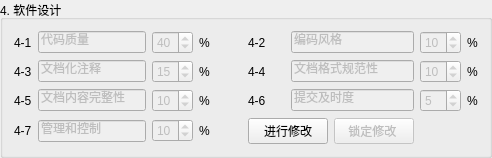
        <widget class="QGroupBox" name="groupBox_4">
         <property name="sizePolicy">
          <sizepolicy hsizetype="Expanding" vsizetype="Expanding">
           <horstretch>0</horstretch>
           <verstretch>0</verstretch>
          </sizepolicy>
         </property>
         <property name="title">
          <string>4. 软件设计</string>
         </property>
         <layout class="QGridLayout" name="gridLayout_4">
          <item row="0" column="0">
           <widget class="QLabel" name="pro4_1Label">
            <property name="text">
             <string>4-1</string>
            </property>
            <property name="alignment">
             <set>Qt::AlignLeading|Qt::AlignLeft|Qt::AlignVCenter</set>
            </property>
            <property name="buddy">
             <cstring>pro4_1LineEdit</cstring>
            </property>
           </widget>
          </item>
          <item row="0" column="1">
           <widget class="QLineEdit" name="pro4_1LineEdit">
            <property name="enabled">
             <bool>false</bool>
            </property>
            <property name="text">
             <string>代码质量</string>
            </property>
           </widget>
          </item>
          <item row="0" column="2">
           <widget class="QSpinBox" name="pro4_1SpinBox">
            <property name="enabled">
             <bool>false</bool>
            </property>
            <property name="value">
             <number>40</number>
            </property>
           </widget>
          </item>
          <item row="0" column="3">
           <widget class="QLabel" name="label_25">
            <property name="text">
             <string>%</string>
            </property>
           </widget>
          </item>
          <item row="0" column="4">
           <spacer name="horizontalSpacer_22">
            <property name="orientation">
             <enum>Qt::Horizontal</enum>
            </property>
            <property name="sizeHint" stdset="0">
             <size>
              <width>32</width>
              <height>20</height>
             </size>
            </property>
           </spacer>
          </item>
          <item row="0" column="5">
           <widget class="QLabel" name="pro4_2Label">
            <property name="text">
             <string>4-2</string>
            </property>
            <property name="alignment">
             <set>Qt::AlignLeading|Qt::AlignLeft|Qt::AlignVCenter</set>
            </property>
            <property name="buddy">
             <cstring>pro4_2LineEdit</cstring>
            </property>
           </widget>
          </item>
          <item row="0" column="6" colspan="2">
           <widget class="QLineEdit" name="pro4_2LineEdit">
            <property name="enabled">
             <bool>false</bool>
            </property>
            <property name="text">
             <string>编码风格</string>
            </property>
           </widget>
          </item>
          <item row="0" column="8">
           <widget class="QSpinBox" name="pro4_2SpinBox">
            <property name="enabled">
             <bool>false</bool>
            </property>
            <property name="value">
             <number>10</number>
            </property>
           </widget>
          </item>
          <item row="0" column="9">
           <widget class="QLabel" name="label_29">
            <property name="text">
             <string>%</string>
            </property>
           </widget>
          </item>
          <item row="1" column="0">
           <widget class="QLabel" name="pro4_3Label">
            <property name="text">
             <string>4-3</string>
            </property>
            <property name="alignment">
             <set>Qt::AlignLeading|Qt::AlignLeft|Qt::AlignVCenter</set>
            </property>
            <property name="buddy">
             <cstring>pro4_3LineEdit</cstring>
            </property>
           </widget>
          </item>
          <item row="1" column="1">
           <widget class="QLineEdit" name="pro4_3LineEdit">
            <property name="enabled">
             <bool>false</bool>
            </property>
            <property name="text">
             <string>文档化注释</string>
            </property>
           </widget>
          </item>
          <item row="1" column="2">
           <widget class="QSpinBox" name="pro4_3SpinBox">
            <property name="enabled">
             <bool>false</bool>
            </property>
            <property name="value">
             <number>15</number>
            </property>
           </widget>
          </item>
          <item row="1" column="3">
           <widget class="QLabel" name="label_26">
            <property name="text">
             <string>%</string>
            </property>
           </widget>
          </item>
          <item row="1" column="4">
           <spacer name="horizontalSpacer_23">
            <property name="orientation">
             <enum>Qt::Horizontal</enum>
            </property>
            <property name="sizeHint" stdset="0">
             <size>
              <width>32</width>
              <height>20</height>
             </size>
            </property>
           </spacer>
          </item>
          <item row="1" column="5">
           <widget class="QLabel" name="pro4_4Label">
            <property name="text">
             <string>4-4</string>
            </property>
            <property name="alignment">
             <set>Qt::AlignLeading|Qt::AlignLeft|Qt::AlignVCenter</set>
            </property>
            <property name="buddy">
             <cstring>pro4_4LineEdit</cstring>
            </property>
           </widget>
          </item>
          <item row="1" column="6" colspan="2">
           <widget class="QLineEdit" name="pro4_4LineEdit">
            <property name="enabled">
             <bool>false</bool>
            </property>
            <property name="text">
             <string>文档格式规范性</string>
            </property>
           </widget>
          </item>
          <item row="1" column="8">
           <widget class="QSpinBox" name="pro4_4SpinBox">
            <property name="enabled">
             <bool>false</bool>
            </property>
            <property name="value">
             <number>10</number>
            </property>
           </widget>
          </item>
          <item row="1" column="9">
           <widget class="QLabel" name="label_30">
            <property name="text">
             <string>%</string>
            </property>
           </widget>
          </item>
          <item row="2" column="0">
           <widget class="QLabel" name="pro4_5Label">
            <property name="text">
             <string>4-5</string>
            </property>
            <property name="alignment">
             <set>Qt::AlignLeading|Qt::AlignLeft|Qt::AlignVCenter</set>
            </property>
            <property name="buddy">
             <cstring>pro4_5LineEdit</cstring>
            </property>
           </widget>
          </item>
          <item row="2" column="1">
           <widget class="QLineEdit" name="pro4_5LineEdit">
            <property name="enabled">
             <bool>false</bool>
            </property>
            <property name="text">
             <string>文档内容完整性</string>
            </property>
           </widget>
          </item>
          <item row="2" column="2">
           <widget class="QSpinBox" name="pro4_5SpinBox">
            <property name="enabled">
             <bool>false</bool>
            </property>
            <property name="value">
             <number>10</number>
            </property>
           </widget>
          </item>
          <item row="2" column="3">
           <widget class="QLabel" name="label_28">
            <property name="text">
             <string>%</string>
            </property>
           </widget>
          </item>
          <item row="2" column="4">
           <spacer name="horizontalSpacer_21">
            <property name="orientation">
             <enum>Qt::Horizontal</enum>
            </property>
            <property name="sizeHint" stdset="0">
             <size>
              <width>32</width>
              <height>20</height>
             </size>
            </property>
           </spacer>
          </item>
          <item row="2" column="5">
           <widget class="QLabel" name="pro4_6Label">
            <property name="text">
             <string>4-6</string>
            </property>
            <property name="alignment">
             <set>Qt::AlignLeading|Qt::AlignLeft|Qt::AlignVCenter</set>
            </property>
            <property name="buddy">
             <cstring>pro4_6LineEdit</cstring>
            </property>
           </widget>
          </item>
          <item row="2" column="6" colspan="2">
           <widget class="QLineEdit" name="pro4_6LineEdit">
            <property name="enabled">
             <bool>false</bool>
            </property>
            <property name="text">
             <string>提交及时度</string>
            </property>
           </widget>
          </item>
          <item row="2" column="8">
           <widget class="QSpinBox" name="pro4_6SpinBox">
            <property name="enabled">
             <bool>false</bool>
            </property>
            <property name="value">
             <number>5</number>
            </property>
           </widget>
          </item>
          <item row="2" column="9">
           <widget class="QLabel" name="label_32">
            <property name="text">
             <string>%</string>
            </property>
           </widget>
          </item>
          <item row="3" column="0">
           <widget class="QLabel" name="pro4_7Label">
            <property name="text">
             <string>4-7</string>
            </property>
            <property name="alignment">
             <set>Qt::AlignLeading|Qt::AlignLeft|Qt::AlignVCenter</set>
            </property>
            <property name="buddy">
             <cstring>pro4_7LineEdit</cstring>
            </property>
           </widget>
          </item>
          <item row="3" column="1">
           <widget class="QLineEdit" name="pro4_7LineEdit">
            <property name="enabled">
             <bool>false</bool>
            </property>
            <property name="text">
             <string>管理和控制</string>
            </property>
           </widget>
          </item>
          <item row="3" column="2">
           <widget class="QSpinBox" name="pro4_7SpinBox">
            <property name="enabled">
             <bool>false</bool>
            </property>
            <property name="value">
             <number>10</number>
            </property>
           </widget>
          </item>
          <item row="3" column="3">
           <widget class="QLabel" name="label_27">
            <property name="text">
             <string>%</string>
            </property>
           </widget>
          </item>
          <item row="3" column="4">
           <spacer name="horizontalSpacer_24">
            <property name="orientation">
             <enum>Qt::Horizontal</enum>
            </property>
            <property name="sizeHint" stdset="0">
             <size>
              <width>32</width>
              <height>20</height>
             </size>
            </property>
           </spacer>
          </item>
          <item row="3" column="5" colspan="2">
           <widget class="QPushButton" name="modifyBtn4">
            <property name="sizePolicy">
             <sizepolicy hsizetype="Minimum" vsizetype="Fixed">
              <horstretch>0</horstretch>
              <verstretch>0</verstretch>
             </sizepolicy>
            </property>
            <property name="text">
             <string>进行修改</string>
            </property>
           </widget>
          </item>
          <item row="3" column="7">
           <widget class="QPushButton" name="lockBtn4">
            <property name="enabled">
             <bool>false</bool>
            </property>
            <property name="sizePolicy">
             <sizepolicy hsizetype="Minimum" vsizetype="Fixed">
              <horstretch>0</horstretch>
              <verstretch>0</verstretch>
             </sizepolicy>
            </property>
            <property name="text">
             <string>锁定修改 </string>
            </property>
            <property name="checkable">
             <bool>false</bool>
            </property>
           </widget>
          </item>
          <item row="3" column="8" colspan="2">
           <spacer name="horizontalSpacer_8">
            <property name="orientation">
             <enum>Qt::Horizontal</enum>
            </property>
            <property name="sizeHint" stdset="0">
             <size>
              <width>51</width>
              <height>20</height>
             </size>
            </property>
           </spacer>
          </item>
         </layout>
        </widget>
